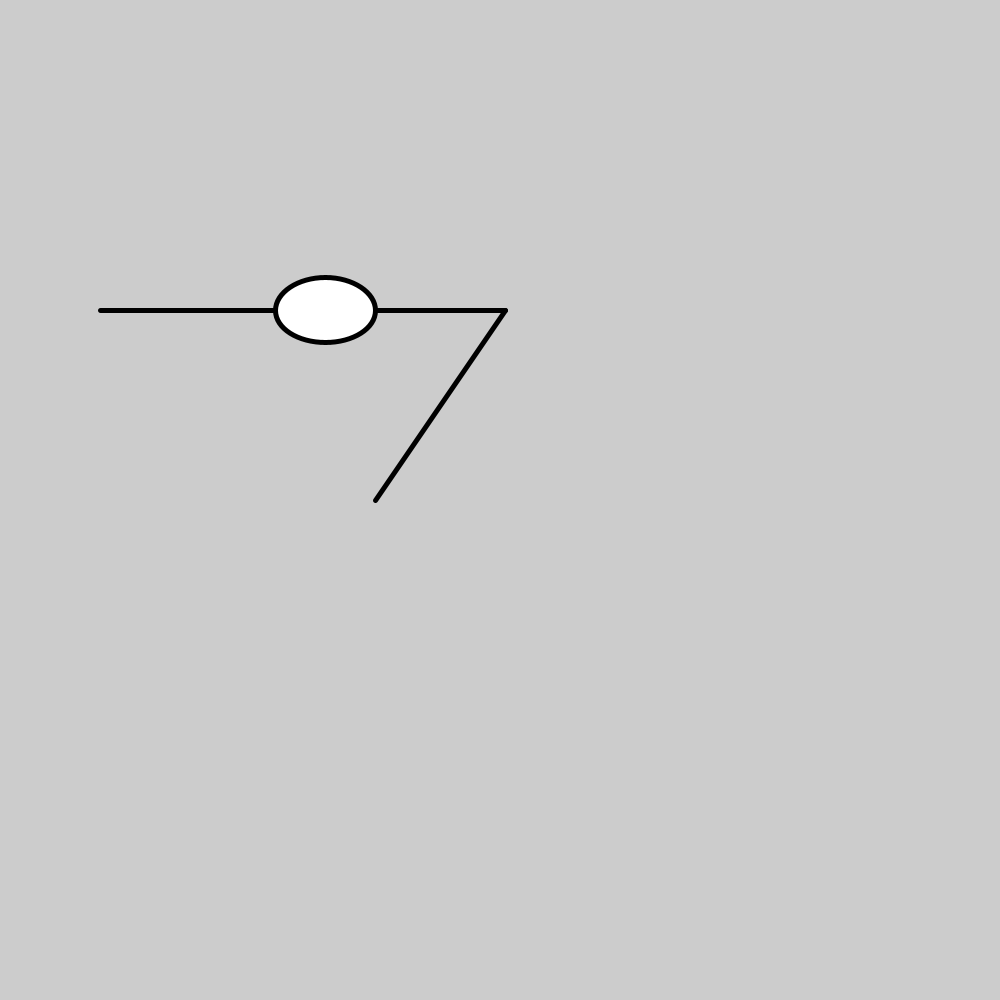
Frame 1 (no input)
Frame 60 (the mouse pressed at the canvas centre just before this capture): identical to frame 1, image omitted
Frame 120 (the mouse held since frame 60 and released just before this capture): identical to frame 1, image omitted

The Processing sketch that drew this single still picture (run headless with seeded random() and noise(); from frame 60 on, the mouse is pressed at the canvas centre):

// Processing sketch: Zarts
// ── Zarts.pde
//zoe face work in progress 
void setup(){
size(1000,1000);
//noFill();
strokeWeight(5);
beginShape();
line(100,310,275,310);

ellipse(325,310,100,65);

endShape();
beginShape();
line(375,310,505,310);
line(505,310,375,500);
endShape();

}

void draw() {

}

void mouseClicked(){
 println(mouseX,mouseY);
}
